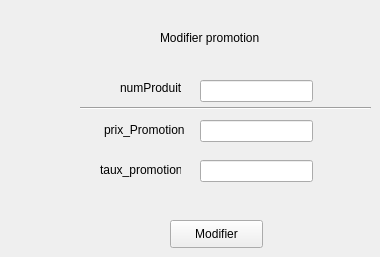
        <widget class="QWidget" name="tab_3">
         <attribute name="title">
          <string>Modifier</string>
         </attribute>
         <widget class="QPushButton" name="modifierpromotion">
          <property name="geometry">
           <rect>
            <x>170</x>
            <y>220</y>
            <width>93</width>
            <height>28</height>
           </rect>
          </property>
          <property name="text">
           <string>Modifier</string>
          </property>
         </widget>
         <widget class="QLabel" name="label_12">
          <property name="geometry">
           <rect>
            <x>160</x>
            <y>30</y>
            <width>101</width>
            <height>16</height>
           </rect>
          </property>
          <property name="text">
           <string>Modifier promotion</string>
          </property>
         </widget>
         <widget class="Line" name="line">
          <property name="geometry">
           <rect>
            <x>80</x>
            <y>100</y>
            <width>291</width>
            <height>16</height>
           </rect>
          </property>
          <property name="orientation">
           <enum>Qt::Horizontal</enum>
          </property>
         </widget>
         <widget class="QLabel" name="label_19">
          <property name="geometry">
           <rect>
            <x>100</x>
            <y>160</y>
            <width>81</width>
            <height>20</height>
           </rect>
          </property>
          <property name="text">
           <string>taux_promotion</string>
          </property>
         </widget>
         <widget class="QLineEdit" name="numProduitModif">
          <property name="geometry">
           <rect>
            <x>200</x>
            <y>80</y>
            <width>113</width>
            <height>22</height>
           </rect>
          </property>
         </widget>
         <widget class="QLabel" name="prix_PromotionModif">
          <property name="geometry">
           <rect>
            <x>104</x>
            <y>120</y>
            <width>81</width>
            <height>20</height>
           </rect>
          </property>
          <property name="text">
           <string>prix_Promotion</string>
          </property>
         </widget>
         <widget class="QLineEdit" name="taux_PromotionModif">
          <property name="geometry">
           <rect>
            <x>200</x>
            <y>160</y>
            <width>113</width>
            <height>22</height>
           </rect>
          </property>
         </widget>
         <widget class="QLabel" name="label_21">
          <property name="geometry">
           <rect>
            <x>120</x>
            <y>80</y>
            <width>71</width>
            <height>16</height>
           </rect>
          </property>
          <property name="text">
           <string>numProduit</string>
          </property>
         </widget>
         <widget class="QLineEdit" name="prix_Promotion_2">
          <property name="geometry">
           <rect>
            <x>200</x>
            <y>120</y>
            <width>113</width>
            <height>22</height>
           </rect>
          </property>
         </widget>
        </widget>
